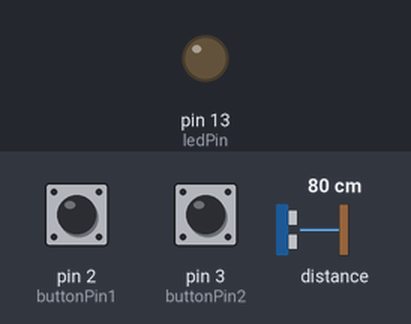
Simulated run of this sketch. Board: Arduino Uno, built with avr-gcc and run on an emulated ATmega328P. Parts: output pins drawn as LEDs (lit = HIGH). Wiring (inferred from the names in the program): SRF02/SRF08 range finder at I2C address 0x70; SRF02/SRF08 range finder at I2C address 0x71. The test bench sets the inputs (shaded band); at power-on: pin 2 (buttonPin1) LOW, pin 3 (buttonPin2) LOW, distance to the obstacle 80 cm. What the sketch prints to the serial monitor is not drawn.

Above: at 1.2 s.
1.3 s: pin 2 (buttonPin1) pulled HIGH for 0.15 s
At 1.4 s:
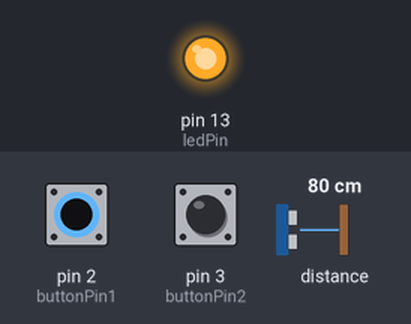
3.0 s: pin 3 (buttonPin2) pulled HIGH for 0.15 s
At 3.6 s:
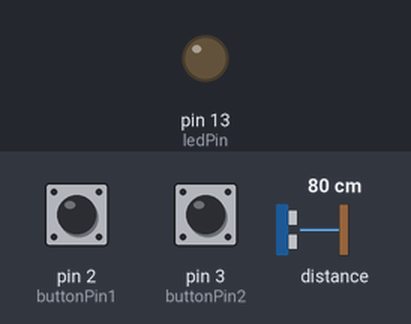
4.7 s: pin 2 (buttonPin1) pulled HIGH for 1 s
At 5.5 s:
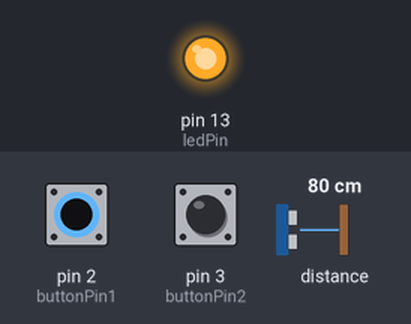
7.2 s: pin 3 (buttonPin2) pulled HIGH for 1 s
At 9.4 s:
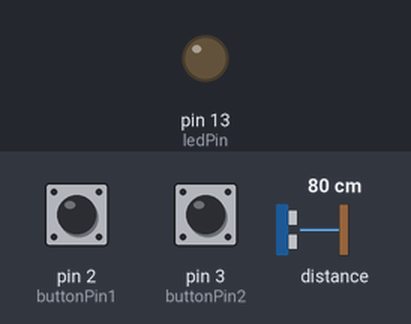
9.7 s: pin 3 (buttonPin2) pulled HIGH for 3.2 s
At 10.6 s:
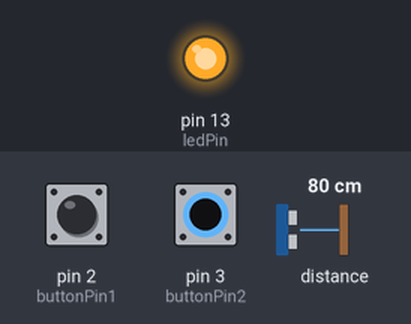
14.4 s: pin 2 (buttonPin1) pulled HIGH for 3.2 s
At 19.1 s:
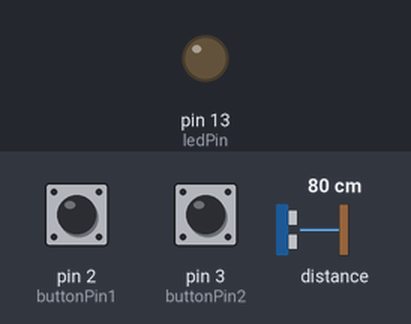
Timing chart, 0 to 20.1 s (numbered marks = the images above; inputs shaded):
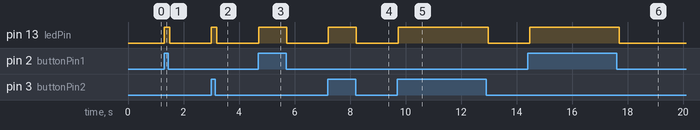

Measured:
- after the input at 1.3 s, pin 13 (ledPin): LOW → HIGH at once, → LOW 0.20 s later
- after the input at 3.0 s, pin 13 (ledPin): LOW → HIGH at once, → LOW 0.20 s later
- after the input at 4.7 s, pin 13 (ledPin): LOW → HIGH at once, → LOW 1.0 s later
- after the input at 7.2 s, pin 13 (ledPin): LOW → HIGH at once, → LOW 1.0 s later
- after the input at 9.7 s, pin 13 (ledPin): LOW → HIGH at once, → LOW 3.2 s later
- after the input at 14.4 s, pin 13 (ledPin): LOW → HIGH after 0.07 s, → LOW 3.2 s later

The sketch:

read_serial_2sonars.ino
```cpp
#include <Wire.h>

/* Code for Arduino Uno R3
Assumes the sensor is using the default address
Sensor Connections:
Pin 7 to GND
Pin 6 to 5V
Pin 5 to SCL
Pin 4 to SDA
Requires pull-ups for SCL and SDA connected to 5V to work reliably
*/

//The Arduino Wire library uses the 7-bit version of the address, so the code example uses 0x70 instead of the 8-bit 0xE0
const byte SensorAddress1 = 0x70;
const byte SensorAddress2 = 0x71;
//The sensors ranging command has a value of 0x51
const byte  RangeCommand = 0x51;
//These are the two commands that need to be sent in sequence to change the sensor address
const byte  ChangeAddressCommand1 = 0xAA;
const byte  ChangeAddressCommand2 = 0xA5;

// set pin numbers:
const int buttonPin1 = 2; // the number of the pushbutton pin
const int buttonPin2 = 3;
const int ledPin =  13; // the number of the LED pin

bool isMeasuring = false;

void setup()
{
  // initialize the LED pin as an output:
  pinMode(ledPin, OUTPUT);
  // initialize the pushbutton pin as an input:
  pinMode(buttonPin1, INPUT);
  pinMode(buttonPin2, INPUT);
  //Open serial connection at 9600 baud
  Serial.begin(9600);
  //Initiate Wire library for I2C communications with the I2CXL-MaxSonar-EZ
  Wire.begin();
}

void loop()
{
  // read the state of the pushbutton value:
  int buttonState1 = digitalRead(buttonPin1);
  int buttonState2 = digitalRead(buttonPin2);

  // check if the pushbutton is pressed.
  // if it is, the buttonState is HIGH:
  if( buttonState1 == HIGH || buttonState2 == HIGH ) {
    digitalWrite(ledPin, HIGH); // turn LED on
    isMeasuring = true;
    takeRangeReading(SensorAddress1); //Tell the sensor 1 to perform a ranging cycle
    if( buttonState2 == HIGH ) {
      takeRangeReading(SensorAddress2);
    }

    delay(100); //Wait for sensor to finish

    word range1 = requestRange(SensorAddress1); //Get the range from the sensor
    if( buttonState2 == HIGH ) {
      word range2 = requestRange(SensorAddress2);
      Serial.print( "(" );
      Serial.print( range1 );
      Serial.print( ", " );
      Serial.print( range2 );
      Serial.print( ")" );
    } else {
      Serial.print(range1);
    }
    Serial.print("; ");
  } else {
    if( isMeasuring ) {
      Serial.print("\r\n");
      isMeasuring = false;
    }
    // turn LED off:
    digitalWrite(ledPin, LOW);
    delay(100);
  }
}

//Commands the sensor to take a range reading
void takeRangeReading( byte sensorAddress )
{
  Wire.beginTransmission(sensorAddress); //Start addressing
  Wire.write(RangeCommand); //send range command
  Wire.endTransmission(); //Stop and do something else now
}

//Returns the last range that the sensor determined in its last ranging cycle in centimeters. Returns 0 if there is no communication.
word requestRange( byte sensorAddress )
{
  Wire.requestFrom(sensorAddress, byte(2));
  if(Wire.available() >= 2){ //Sensor responded with the two bytes
    byte HighByte = Wire.read(); //Read the high byte back
    byte LowByte = Wire.read(); //Read the low byte back
    word range = word(HighByte, LowByte); //Make a 16-bit word out of the two bytes for the range
    return range;
  } else {
    return word(0); //Else nothing was received, return 0
  }
}
```
